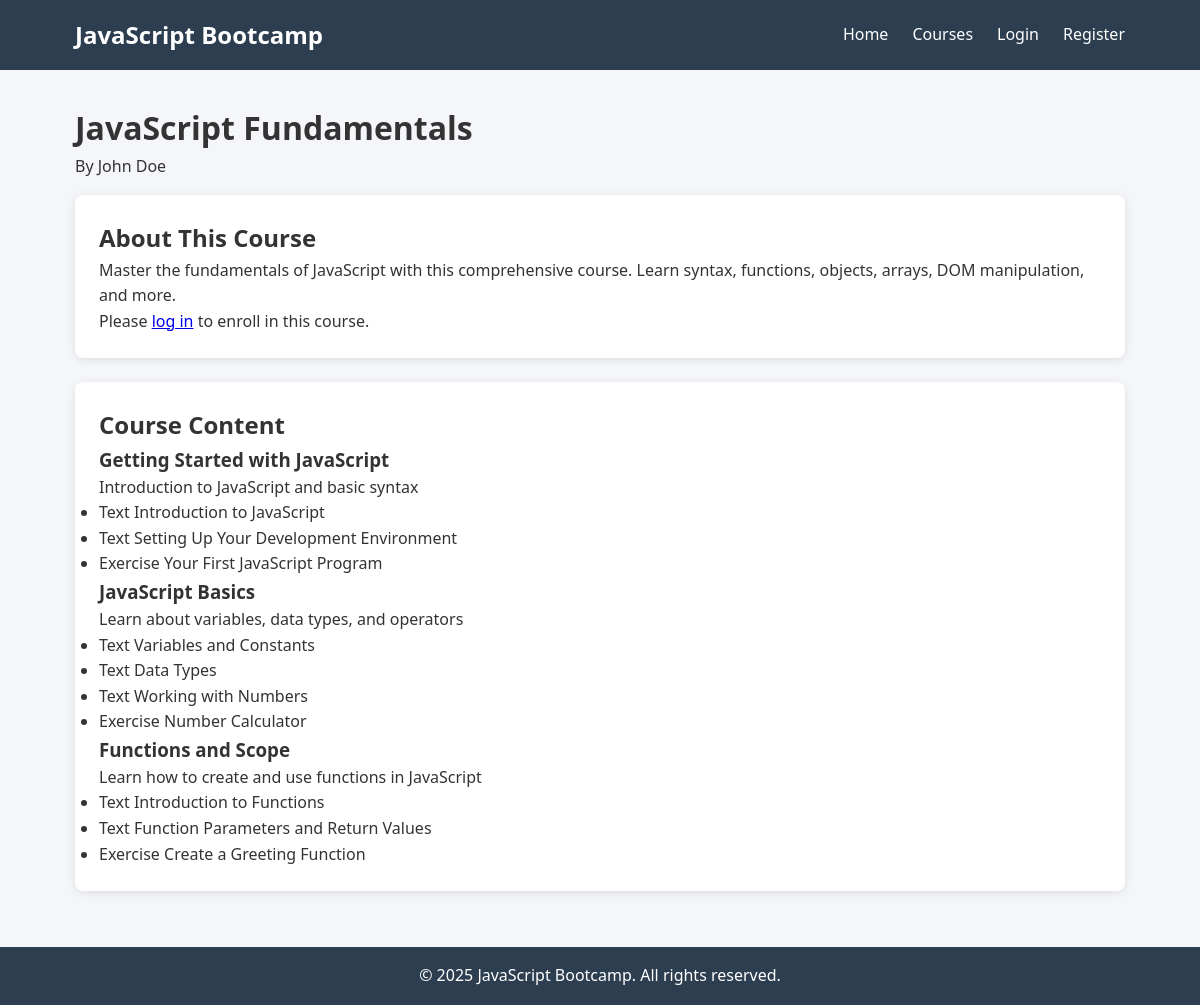
/courses/javascript-fundamentals/, run on the app's committed database.
### courses/models.py (models this page shows, shortened)
class Course(models.Model):
    title = models.CharField(max_length=200)
    slug = models.SlugField(unique=True)
    description = models.TextField()
    instructor = models.ForeignKey(CustomUser, on_delete=models.CASCADE, related_name='courses')
    thumbnail = models.ImageField(upload_to='course_thumbnails/', blank=True, null=True)
    created_at = models.DateTimeField(auto_now_add=True)
    updated_at = models.DateTimeField(auto_now=True)
    is_published = models.BooleanField(default=False)

class Module(models.Model):
    course = models.ForeignKey(Course, on_delete=models.CASCADE, related_name='modules')
    title = models.CharField(max_length=200)
    description = models.TextField(blank=True)
    order = models.PositiveIntegerField(default=0)
    class Meta:
        ordering = ['order']

### users/models.py (models this page shows, shortened)
class CustomUser(AbstractUser):
    is_student = models.BooleanField(default=True)
    is_instructor = models.BooleanField(default=False)
    bio = models.TextField(max_length=500, blank=True)
    profile_picture = models.ImageField(upload_to='profile_pics/', blank=True, null=True)

### lessons/models.py (models this page shows, shortened)
class Lesson(models.Model):
    LESSON_TYPES = (
        ('video', 'Video'),
        ('text', 'Text'),
        ('exercise', 'Exercise'),
        ('quiz', 'Quiz'),
    )
    module = models.ForeignKey(Module, on_delete=models.CASCADE, related_name='lessons')
    title = models.CharField(max_length=200)
    content = models.TextField()
    lesson_type = models.CharField(max_length=10, choices=LESSON_TYPES, default='text')
    order = models.PositiveIntegerField(default=0)
    class Meta:
        ordering = ['order']

### courses/views.py (the view)
# urls.py: path('courses/<slug:slug>/', views.course_detail, name='course-detail'),
def course_detail(request, slug):
    course = get_object_or_404(Course, slug=slug, is_published=True)
    is_enrolled = False
    if request.user.is_authenticated:
        is_enrolled = Enrollment.objects.filter(
            student=request.user,
            course=course,
            is_active=True
        ).exists()
    return render(request, 'courses/course_detail.html', {
        'course': course,
        'is_enrolled': is_enrolled
    })

### templates/courses/course_detail.html (shortened to what this page needs)
{% extends 'base.html' %}
{% block content %}
<div class="course-header">
    <h1>{{ course.title }}</h1>
    <p class="instructor">By {{ course.instructor.get_full_name|default:course.instructor.username }}</p>
</div>
<div class="course-container">
    <div class="course-details card">
        <div class="course-description">
            <h2>About This Course</h2>
            <p>{{ course.description }}</p>
        </div>
        {% if user.is_authenticated %}
            <div class="course-enrollment">
                <button id="enroll-button" class="btn">Enroll Now</button>
            </div>
        {% else %}
            <div class="course-enrollment">
                <p>Please <a href="{% url 'login' %}">log in</a> to enroll in this course.</p>
            </div>
        {% endif %}
    </div>
    <div class="course-content card">
        <h2>Course Content</h2>
        {% if course.modules.exists %}
            <div class="modules-list">
                {% for module in course.modules.all %}
                    <div class="module-item">
                        <h3>{{ module.title }}</h3>
                        <p>{{ module.description }}</p>
                        {% if module.lessons.exists %}
                            <ul class="lessons-list">
                                {% for lesson in module.lessons.all %}
                                    <li class="lesson-item">
                                        <span class="lesson-type {{ lesson.lesson_type }}">{{ lesson.lesson_type|title }}</span>
                                        <span class="lesson-title">{{ lesson.title }}</span>
                                    </li>
                                {% endfor %}
                            </ul>
                        {% else %}
                            <p class="empty-state">No lessons available yet.</p>
                        {% endif %}
                    </div>
                {% endfor %}
            </div>
        {% else %}
            <p class="empty-state">No modules available yet.</p>
        {% endif %}
    </div>
</div>
{% endblock %}

### static/css/styles.css (style rules this page uses)
:root { --primary-color: #3498db; --secondary-color: #2c3e50; --accent-color: #e74c3c; --light-bg: #f4f6f9; --dark-text: #333; --light-text: #fff; }
* { margin: 0; padding: 0; box-sizing: border-box; }
body { font-family: 'Segoe UI', Tahoma, Geneva, Verdana, sans-serif; line-height: 1.6; color: var(--dark-text); background-color: var(--light-bg); }
.card { background-color: white; border-radius: 8px; box-shadow: 0 2px 10px rgba(0, 0, 0, 0.1); padding: 1.5rem; margin-bottom: 1.5rem; }

### data on the page
Course: title "JavaScript Fundamentals", instructor.get_full_name "John Doe", description "Master the fundamentals of JavaScript with this comprehensive course. Learn syntax, functions, objects, arrays, DOM manipulation, and more."
Module: title "Getting Started with JavaScript", description "Introduction to JavaScript and basic syntax"
Lesson: lesson_type "Text", title "Introduction to JavaScript"
Lesson: lesson_type "Text", title "Setting Up Your Development Environment"
Lesson: lesson_type "Exercise", title "Your First JavaScript Program"
Module: title "JavaScript Basics", description "Learn about variables, data types, and operators"
Lesson: lesson_type "Text", title "Variables and Constants"
Lesson: lesson_type "Text", title "Data Types"
Lesson: lesson_type "Text", title "Working with Numbers"
Lesson: lesson_type "Exercise", title "Number Calculator"
Module: title "Functions and Scope", description "Learn how to create and use functions in JavaScript"
Lesson: lesson_type "Text", title "Introduction to Functions"
Lesson: lesson_type "Text", title "Function Parameters and Return Values"
Lesson: lesson_type "Exercise", title "Create a Greeting Function"
